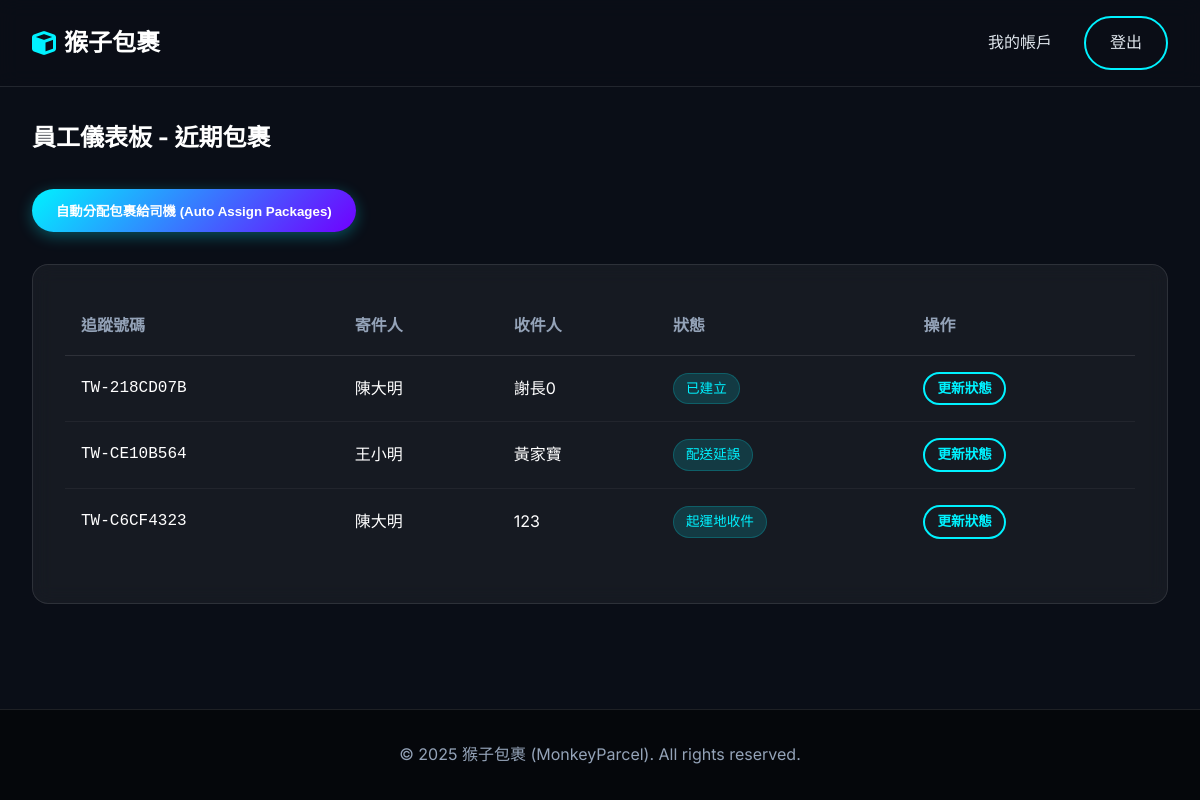
The app's page /dashboard (signed in) with its own data.
### app/models.py (models this page shows, shortened)
class Package(Base):
    __tablename__ = 'packages'
    id: Mapped[int] = mapped_column(primary_key=True)
    tracking_number: Mapped[str] = mapped_column(String(20), unique=True, nullable=False) # 物流單號
    sender_id: Mapped[int] = mapped_column(ForeignKey('customers.id'), nullable=False)
    recipient_name: Mapped[str] = mapped_column(String(100), nullable=False)
    recipient_address: Mapped[str] = mapped_column(String(200), nullable=False)
    recipient_phone: Mapped[str] = mapped_column(String(20), nullable=False)
    weight: Mapped[float] = mapped_column(Float, nullable=False) # 重量 (kg)
    width: Mapped[float] = mapped_column(Float, nullable=False)  # 寬 (cm)
    height: Mapped[float] = mapped_column(Float, nullable=False) # 高 (cm)
    length: Mapped[float] = mapped_column(Float, nullable=False) # 長 (cm)
    declared_value: Mapped[float] = mapped_column(Float, default=0.0) # 報值金額 (保險用)
    content_description: Mapped[str] = mapped_column(String(255), nullable=True) # 內容物描述
    package_type: Mapped[PackageType] = mapped_column(Enum(PackageType), default=PackageType.SMALL_BOX)
    delivery_speed: Mapped[DeliverySpeed] = mapped_column(Enum(DeliverySpeed), default=DeliverySpeed.STANDARD)
    status: Mapped[PackageStatus] = mapped_column(Enum(PackageStatus), default=PackageStatus.CREATED)
    is_hazardous: Mapped[bool] = mapped_column(Boolean, default=False)   # 易燃物/危險品
    is_fragile: Mapped[bool] = mapped_column(Boolean, default=False)     # 易碎品
    is_international: Mapped[bool] = mapped_column(Boolean, default=False) # 國際件
    created_at: Mapped[datetime] = mapped_column(DateTime, default=datetime.now) # 寄件時間
    estimated_delivery: Mapped[datetime] = mapped_column(DateTime, nullable=True) # 預計抵達時間
    shipping_cost: Mapped[float] = mapped_column(Float, default=0.0) # 運費金額
    sender: Mapped["Customer"] = relationship("Customer", back_populates="packages", foreign_keys=[sender_id])
    tracking_events: Mapped[List["TrackingEvent"]] = relationship("TrackingEvent", back_populates="package", cascade="all, delete-orphan")
    assigned_driver_id: Mapped[Optional[int]] = mapped_column(ForeignKey('users.id'), nullable=True)
    assigned_driver: Mapped[Optional["User"]] = relationship("User", foreign_keys=[assigned_driver_id])
    @property
    def status_label(self):
        return PACKAGE_STATUS_LABELS.get(self.status, self.status.value)

class User(Base):
    __tablename__ = 'users'
    id: Mapped[int] = mapped_column(primary_key=True)
    username: Mapped[str] = mapped_column(String(50), unique=True, nullable=False)
    password_hash: Mapped[str] = mapped_column(String(128), nullable=False)
    full_name: Mapped[str] = mapped_column(String(100), nullable=False)
    email: Mapped[str] = mapped_column(String(120), unique=True, nullable=False)
    phone: Mapped[str] = mapped_column(String(20), nullable=False)
    address: Mapped[str] = mapped_column(String(200), nullable=True)
    role: Mapped[UserRole] = mapped_column(Enum(UserRole), default=UserRole.CUSTOMER)
    type: Mapped[str] = mapped_column(String(50))
    __mapper_args__ = {
        'polymorphic_identity': 'user',
        'polymorphic_on': type
    }

### app/routes.py (the view, shortened to what this page needs)
@main.route('/dashboard')
@login_required
def dashboard():
    user_id = session['user_id']
    role = session['user_role']
    if role == 'customer':
        packages = services.get_user_packages(user_id)
        return render_template('dashboard_customer.html', packages=packages)
    elif role == 'driver':
        packages = services.get_packages_for_driver(session['user_id'])
        return render_template('dashboard_employee.html', packages=packages, is_driver=True)
    elif role == 'admin':
        return render_template('dashboard_admin.html')
    elif role == 'warehouse':
        recent_packages = db.session.execute(
            db.select(models.Package)
            .filter(models.Package.status.notin_([
                models.PackageStatus.OUT_FOR_DELIVERY,
                models.PackageStatus.DELIVERED
            ]))
            .order_by(models.Package.created_at.desc())
            .limit(20)
        ).scalars().all()
        return render_template('dashboard_employee.html', packages=recent_packages)
    return "Unknown Role"

### app/routes.py (called while the page is built)
def login_required(f):
    @wraps(f)
    def decorated_function(*args, **kwargs):
        if 'user_id' not in session:
            return redirect(url_for('main.login'))
        return f(*args, **kwargs)
    return decorated_function

### app/templates/dashboard_employee.html (shortened to what this page needs)
{% extends "base.html" %}
{% block content %}
<div class="container">
    {% if is_driver %}
    <h2 style="margin-bottom: 2rem;">司機派送清單 (My Deliveries)</h2>
    <p style="color: var(--text-muted);">顯示「派送中」或「分揀中(可取件)」的包裹。</p>
    {% else %}
    <h2 style="margin-bottom: 2rem;">員工儀表板 - 近期包裹</h2>
    <div style="margin-bottom: 2rem;">
        <form action="{{ url_for('main.auto_assign') }}" method="post" style="display: inline;">
            <button type="submit" class="btn btn-primary">
                自動分配包裹給司機 (Auto Assign Packages)
            </button>
        </form>
    </div>
    {% endif %}
    <div class="card">
        <table class="table">
            <thead>
                <tr>
                    <th>追蹤號碼</th>
                    <th>寄件人</th>
                    <th>收件人</th>
                    <th>狀態</th>
                    <th>操作</th>
                </tr>
            </thead>
            <tbody>
                {% for pkg in packages %}
                <tr>
                    <td style="font-family: 'Roboto Mono', monospace;">{{ pkg.tracking_number }}</td>
                    <td>{{ pkg.sender.full_name }}</td>
                    <td>{{ pkg.recipient_name }}</td>
                    <td>
                        <span class="badge badge-info">
                            {{ pkg.status_label }}
                        </span>
                    </td>
                    <td>
                        <a href="{{ url_for('main.tracking_result', tracking_number=pkg.tracking_number) }}"
                            class="btn btn-outline" style="padding: 0.25rem 0.75rem; font-size: 0.85rem;">更新狀態</a>
                    </td>
                </tr>
                {% endfor %}
            </tbody>
        </table>
    </div>
</div>
{% endblock %}

### app/static/css/style.css (style rules this page uses)
:root { --primary-color: #00f2ff; --primary-dark: #00c8d4; --secondary-color: #7000ff; --bg-color: #0a0e17; --card-bg: rgba(255, 255, 255, 0.05); --text-color: #e0e6ed; --text-muted: #94a3b8; --border-color: rgba(255, 255, 255, 0.1); --success-color: #00ff9d; --error-color: #ff4d4d; --gradient-main: linear-gradient(135deg, #00f2ff 0%, #7000ff 100%); }
* { box-sizing: border-box; margin: 0; padding: 0; }
body { font-family: 'Inter', 'Noto Sans TC', sans-serif; background-color: var(--bg-color); color: var(--text-color); line-height: 1.6; min-height: 100vh; display: flex; flex-direction: column; }
h1, h2, h3, h4, h5, h6 { font-weight: 700; margin-bottom: 1rem; color: #fff; }
a { text-decoration: none; color: var(--primary-color); transition: all 0.3s ease; }
.container { max-width: 1200px; margin: 0 auto; padding: 0 2rem; }
.btn { display: inline-block; padding: 0.75rem 1.5rem; border-radius: 50px; font-weight: 600; cursor: pointer; border: none; transition: all 0.3s ease; }
.btn-primary { background: var(--gradient-main); color: #fff; box-shadow: 0 4px 15px rgba(0, 242, 255, 0.3); }
.btn-outline { background: transparent; border: 2px solid var(--primary-color); color: var(--primary-color); }
.card { background: var(--card-bg); border: 1px solid var(--border-color); border-radius: 16px; padding: 2rem; backdrop-filter: blur(10px); margin-bottom: 1.5rem; }
.table { width: 100%; border-collapse: collapse; color: #fff; margin-bottom: 1rem; }
.table th { text-align: left; padding: 1rem; border-bottom: 1px solid var(--border-color); font-weight: 600; color: var(--text-muted); }
.table td { padding: 1rem; border-bottom: 1px solid rgba(255, 255, 255, 0.05); vertical-align: middle; }
.table tr:last-child td { border-bottom: none; }
.badge { display: inline-block; padding: 0.25rem 0.75rem; border-radius: 50px; font-size: 0.85rem; font-weight: 500; background: rgba(255, 255, 255, 0.1); color: #fff; white-space: nowrap; }
.badge-info { background: rgba(0, 242, 255, 0.15); color: var(--primary-color); border: 1px solid rgba(0, 242, 255, 0.2); }
.card, .hero, .timeline-item { animation: fadeIn 0.5s ease-out forwards; }

### records on screen
Package: tracking_number "TW-218CD07B", sender.full_name "陳大明", recipient_name "謝長0", status_label "已建立"
Package: tracking_number "TW-CE10B564", sender.full_name "王小明", recipient_name "黃家寶", status_label "配送延誤"
Package: tracking_number "TW-C6CF4323", sender.full_name "陳大明", recipient_name "123", status_label "起運地收件"
